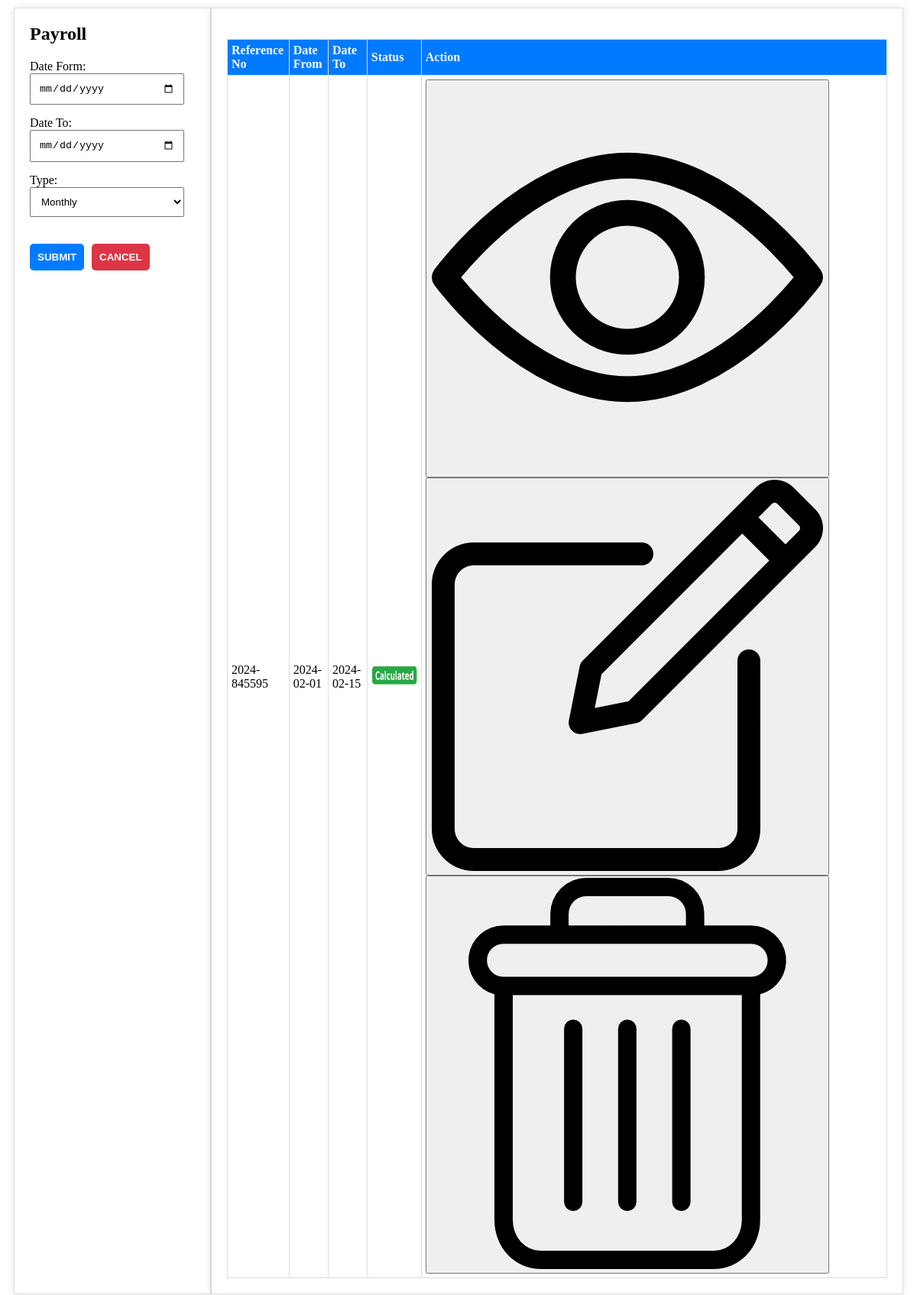
The page /payroll.php on the database its author committed.
### tables this page shows
CREATE TABLE `payroll` (
  `id` int(30) NOT NULL,
  `ref_no` text NOT NULL,
  `date_from` date NOT NULL,
  `date_to` date NOT NULL,
  `type` tinyint(1) NOT NULL COMMENT '1 = monthly ,2 semi-monthly',
  `status` tinyint(1) NOT NULL DEFAULT 0 COMMENT '0 =New,1 = computed',
  `date_created` datetime NOT NULL DEFAULT current_timestamp()
);

### payroll.php (the view, shortened to what this page needs)
<?php include 'dbconnect.php'; ?>
<!DOCTYPE html>
<html lang="en">
<head>
	<link rel="stylesheet" href="style.css">
</head>
<body>
	<div class="depmain">
		<div class="depleft">
			<form action="http://localhost/final/index.php?page=payroll" method="post" id="manage-payroll" onsubmit="return validateDate()">
				<div class="depleftup">Payroll</div>
				<div class="depleftmid">
					<div>
						<label>Date Form:</label><br>
						<input type="date" name="datefrom" required>
						<label>Date To:</label><br>
						<input type="date" name="dateto" required>
						<label>Type:</label><br>
						<select name="type" id="">
							<option value="1">Monthly</option>
						</select>
					</div>
				</div>
				<div class="depleftdown">
					<input type="submit" name="submit" value="Submit">
					<button type="button" onclick="reset()">Cancel</button>
				</div>
			</form>
		</div>
		<div class="depright">
			<table>
				<tr>
					<th>Reference No</th>
					<th>Date From</th>
					<th>Date To</th>
					<th>Status</th>
					<th>Action</th>
				</tr>
				<?php
				$sql = "select * from payroll";
				$result = mysqli_query($conn, $sql);
				$num = mysqli_num_rows($result);
				if ($num > 0) {
					while ($row = mysqli_fetch_assoc($result)) {
						echo "<tr>";
						echo "<td>" . $row['ref_no'] . "</td>";
						echo "<td>" . $row['date_from'] . "</td>";
						echo "<td>" . $row['date_to'] . "</td>";
						echo "<td class='text-center'>";
						if ($row['status'] == 0) {
							echo "<img src='./icons/new.png' alt='new' style='height:20px; width: 60px;'>";
						} else if ($row['status'] == 1) {
							echo "<img src='./icons/calculated.png' alt='calculated' style='height:25px; width: 60px;'>";
						};
						echo "</td>";
						echo "<td class='action-buttons'>";
						$p_id = $row['id'];
						if ($row['status'] == 0) {
							echo "<button><img src='./icons/accounting.png' alt='Calculate'>" . calculate_payroll($p_id, $conn) . "</button>";
						} else if ($row['status'] == 1) {
							echo "<button><a href='http://localhost/final/index.php?page=payroll_items'><img src='./icons/watch.png' alt='View'>";
							echo "</a></button>";
						};
				?>
						<button type="button" data-id="<?php echo $row['id']; ?>" data-datefrom="<?php echo $row['date_from'] ?>" data-dateto="<?php echo $row['date_to']; ?>" data-type="<?php echo $row['type']; ?>"><img src="./icons/editing-modified.png" alt="Edit"></button>
						<form method="post" onsubmit="return confirmDelete()">
							<button type="submit" name="delete"><img src="./icons/delete-modified.png" alt="Delete"></button>
						</form>
						</td>
						</tr>
				<?php
					}
				}
				?>
			</table>
		</div>
	</div>
</body>
</html>

### style.css (style rules this page uses)
.depmain { display: flex; justify-content: space-between; margin: 10px; border-radius: 20px; }
.depleft, .depright { padding: 20px; border: 1px solid #ddd; background-color: #fff; box-shadow: 0 0 10px rgba(0, 0, 0, 0.1); }
.depleft { flex: 0.2; }
.depright { flex: 0.8; }
.depleftup { font-size: 24px; font-weight: bold; margin-bottom: 20px; }
.depleftmid, .depleftdown { margin-bottom: 20px; }
.depleftmid input, .depleftmid textarea, select { width: 100%; padding: 10px; box-sizing: border-box; margin-bottom: 15px; }
.depleftdown { display: flex; align-items: center; }
.depleftdown input[type="submit"], .depleftdown button { padding: 10px; margin-right: 10px; cursor: pointer; border: none; color: #fff; font-weight: bold; text-transform: uppercase; border-radius: 5px; background-color: transparent; }
.depleftdown input[type="submit"] { background-color: #007bff; }
.depleftdown button { background-color: #dc3545; }
table { width: 100%; border-collapse: collapse; margin-top: 20px; }
th, td { padding: 5px; border: 1px solid #ddd; text-align: left; }
th { background-color: #007bff; color: #fff; }
td.text-center { text-align: center; }

### payroll.php (style rules this page uses)
.action-buttons button, form { display: inline-block; vertical-align: middle; }

### rows shown on the page
payroll: ref_no "2024-845595", date_from "2024-02-01", date_to "2024-02-15", status 1 (drawn)
